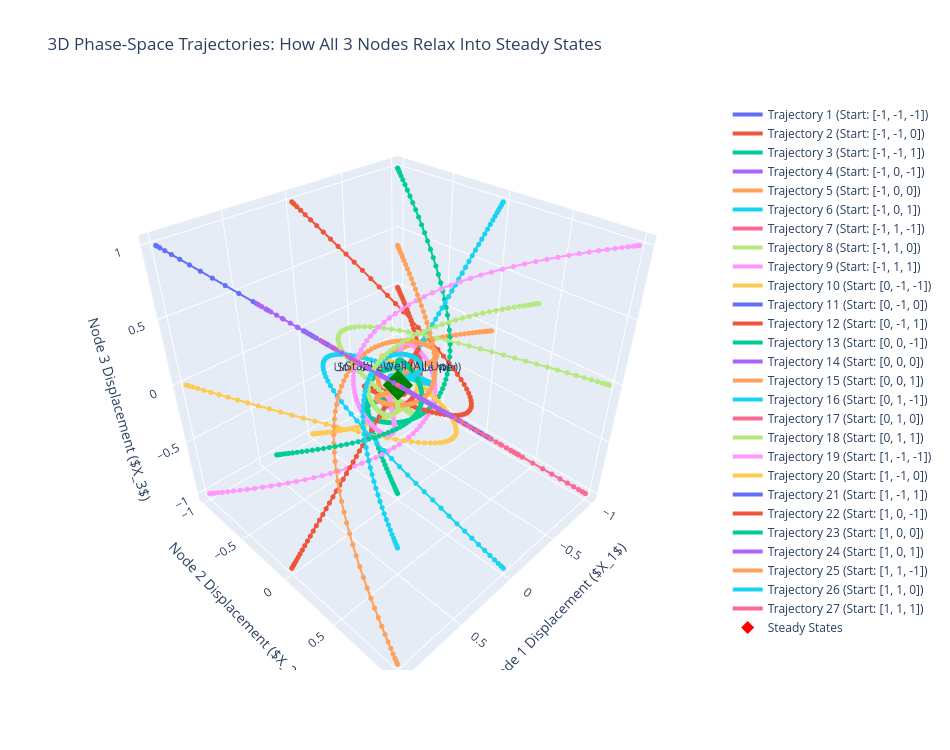

Source (notebook cell):
### Code cell
# All 6
def system_dynamics(T, Y, epsilons, kappa, zeta):
    X1, X2, X3, V1, V2, V3 = Y
    eps1, eps2, eps3 = epsilons

    dX1 = V1
    dX2 = V2
    dX3 = V3

    dV1 = (
        -2 * zeta * V1
        - 2 * (1 - (1 + eps1) / np.sqrt(1 + X1**2)) * X1
        - kappa * (X1 - X2)
    )
    dV2 = (
        -2 * zeta * V2
        - 2 * (1 - (1 + eps2) / np.sqrt(1 + X2**2)) * X2
        - kappa * (X2 - X1)
        - kappa * (X2 - X3)
    )
    dV3 = (
        -2 * zeta * V3
        - 2 * (1 - (1 + eps3) / np.sqrt(1 + X3**2)) * X3
        - kappa * (X3 - X2)
    )

    return [dX1, dX2, dX3, dV1, dV2, dV3]


epsilons = [0.1, 0.1, 0.1]
kappa = 1.0
kappa_wall = 0.0
zeta = 0.5

initial_guesses = []
for x in [-1, 0, 1]:
    for y in [-1, 0, 1]:
        for z in [-1, 0, 1]:
            initial_guesses.append([x, y, z])

fig = go.Figure()

T_span = (0, 15)
T_eval = np.linspace(0, 15, 300)

for idx, pos_guess in enumerate(initial_guesses):
    Y0 = pos_guess + [0.0, 0.0, 0.0]
    sol = solve_ivp(
        system_dynamics,
        T_span,
        Y0,
        args=(epsilons, kappa, zeta),
        t_eval=T_eval,
    )

    x1_path = sol.y[0]
    x2_path = sol.y[1]
    x3_path = sol.y[2]

    fig.add_trace(
        go.Scatter3d(
            x=x1_path,
            y=x2_path,
            z=x3_path,
            mode="lines+markers",
            marker=dict(size=3),
            line=dict(width=4),
            name=f"Trajectory {idx+1} (Start: {pos_guess})",
        )
    )

# Steady State point
# got to look x coord as one the y as one and z as one
steady_states_x = [-0.4583, 0.0, 0.4583]
steady_states_y = [-0.4583, 0.0, 0.4583]
steady_states_z = [-0.4583, 0.0, 0.4583]

fig.add_trace(
    go.Scatter3d(
        x=steady_states_x,
        y=steady_states_y,
        z=steady_states_z,
        mode="markers+text",
        marker=dict(size=10, color=["red", "black", "green"], symbol="diamond"),
        text=[
            "Stable Well (All Down)",
            "Unstable Peak (Center)",
            "Stable Well (All Up)",
        ],
        textposition="top center",
        name="Steady States",
    )
)

fig.update_layout(
    title=("3D Phase-Space Trajectories: How All 3 Nodes Relax Into Steady States"),
    scene=dict(
        xaxis_title="Node 1 Displacement ($X_1$)",
        yaxis_title="Node 2 Displacement ($X_2$)",
        zaxis_title="Node 3 Displacement ($X_3$)",
    ),
    width=950,
    height=750,
)

fig.show()

### Figure 1 — Plotly figure (JSON) as saved in the notebook; plotly's stock layout.template omitted (floating-point values rounded to 4 significant figures; data arrays with more than 128 entries replaced by an {"elided": "..."} marker saying what was removed)
{"data": [{"line": {"width": 4}, "marker": {"size": 3}, "mode": "lines+markers", "name": "Trajectory 1 (Start: [-1, -1, -1])", "type": "scatter3d", "x": {"elided": "300 float values"}, "y": {"elided": "300 float values"}, "z": {"elided": "300 float values"}}, {"line": {"width": 4}, "marker": {"size": 3}, "mode": "lines+markers", "name": "Trajectory 2 (Start: [-1, -1, 0])", "type": "scatter3d", "x": {"elided": "300 float values"}, "y": {"elided": "300 float values"}, "z": {"elided": "300 float values"}}, {"line": {"width": 4}, "marker": {"size": 3}, "mode": "lines+markers", "name": "Trajectory 3 (Start: [-1, -1, 1])", "type": "scatter3d", "x": {"elided": "300 float values"}, "y": {"elided": "300 float values"}, "z": {"elided": "300 float values"}}, {"line": {"width": 4}, "marker": {"size": 3}, "mode": "lines+markers", "name": "Trajectory 4 (Start: [-1, 0, -1])", "type": "scatter3d", "x": {"elided": "300 float values"}, "y": {"elided": "300 float values"}, "z": {"elided": "300 float values"}}, {"line": {"width": 4}, "marker": {"size": 3}, "mode": "lines+markers", "name": "Trajectory 5 (Start: [-1, 0, 0])", "type": "scatter3d", "x": {"elided": "300 float values"}, "y": {"elided": "300 float values"}, "z": {"elided": "300 float values"}}, {"line": {"width": 4}, "marker": {"size": 3}, "mode": "lines+markers", "name": "Trajectory 6 (Start: [-1, 0, 1])", "type": "scatter3d", "x": {"elided": "300 float values"}, "y": {"elided": "300 float values"}, "z": {"elided": "300 float values"}}, {"line": {"width": 4}, "marker": {"size": 3}, "mode": "lines+markers", "name": "Trajectory 7 (Start: [-1, 1, -1])", "type": "scatter3d", "x": {"elided": "300 float values"}, "y": {"elided": "300 float values"}, "z": {"elided": "300 float values"}}, {"line": {"width": 4}, "marker": {"size": 3}, "mode": "lines+markers", "name": "Trajectory 8 (Start: [-1, 1, 0])", "type": "scatter3d", "x": {"elided": "300 float values"}, "y": {"elided": "300 float values"}, "z": {"elided": "300 float values"}}, {"line": {"width": 4}, "marker": {"size": 3}, "mode": "lines+markers", "name": "Trajectory 9 (Start: [-1, 1, 1])", "type": "scatter3d", "x": {"elided": "300 float values"}, "y": {"elided": "300 float values"}, "z": {"elided": "300 float values"}}, {"line": {"width": 4}, "marker": {"size": 3}, "mode": "lines+markers", "name": "Trajectory 10 (Start: [0, -1, -1])", "type": "scatter3d", "x": {"elided": "300 float values"}, "y": {"elided": "300 float values"}, "z": {"elided": "300 float values"}}, {"line": {"width": 4}, "marker": {"size": 3}, "mode": "lines+markers", "name": "Trajectory 11 (Start: [0, -1, 0])", "type": "scatter3d", "x": {"elided": "300 float values"}, "y": {"elided": "300 float values"}, "z": {"elided": "300 float values"}}, {"line": {"width": 4}, "marker": {"size": 3}, "mode": "lines+markers", "name": "Trajectory 12 (Start: [0, -1, 1])", "type": "scatter3d", "x": {"elided": "300 float values"}, "y": {"elided": "300 float values"}, "z": {"elided": "300 float values"}}, {"line": {"width": 4}, "marker": {"size": 3}, "mode": "lines+markers", "name": "Trajectory 13 (Start: [0, 0, -1])", "type": "scatter3d", "x": {"elided": "300 float values"}, "y": {"elided": "300 float values"}, "z": {"elided": "300 float values"}}, {"line": {"width": 4}, "marker": {"size": 3}, "mode": "lines+markers", "name": "Trajectory 14 (Start: [0, 0, 0])", "type": "scatter3d", "x": {"elided": "300 float values"}, "y": {"elided": "300 float values"}, "z": {"elided": "300 float values"}}, {"line": {"width": 4}, "marker": {"size": 3}, "mode": "lines+markers", "name": "Trajectory 15 (Start: [0, 0, 1])", "type": "scatter3d", "x": {"elided": "300 float values"}, "y": {"elided": "300 float values"}, "z": {"elided": "300 float values"}}, {"line": {"width": 4}, "marker": {"size": 3}, "mode": "lines+markers", "name": "Trajectory 16 (Start: [0, 1, -1])", "type": "scatter3d", "x": {"elided": "300 float values"}, "y": {"elided": "300 float values"}, "z": {"elided": "300 float values"}}, {"line": {"width": 4}, "marker": {"size": 3}, "mode": "lines+markers", "name": "Trajectory 17 (Start: [0, 1, 0])", "type": "scatter3d", "x": {"elided": "300 float values"}, "y": {"elided": "300 float values"}, "z": {"elided": "300 float values"}}, {"line": {"width": 4}, "marker": {"size": 3}, "mode": "lines+markers", "name": "Trajectory 18 (Start: [0, 1, 1])", "type": "scatter3d", "x": {"elided": "300 float values"}, "y": {"elided": "300 float values"}, "z": {"elided": "300 float values"}}, {"line": {"width": 4}, "marker": {"size": 3}, "mode": "lines+markers", "name": "Trajectory 19 (Start: [1, -1, -1])", "type": "scatter3d", "x": {"elided": "300 float values"}, "y": {"elided": "300 float values"}, "z": {"elided": "300 float values"}}, {"line": {"width": 4}, "marker": {"size": 3}, "mode": "lines+markers", "name": "Trajectory 20 (Start: [1, -1, 0])", "type": "scatter3d", "x": {"elided": "300 float values"}, "y": {"elided": "300 float values"}, "z": {"elided": "300 float values"}}, {"line": {"width": 4}, "marker": {"size": 3}, "mode": "lines+markers", "name": "Trajectory 21 (Start: [1, -1, 1])", "type": "scatter3d", "x": {"elided": "300 float values"}, "y": {"elided": "300 float values"}, "z": {"elided": "300 float values"}}, {"line": {"width": 4}, "marker": {"size": 3}, "mode": "lines+markers", "name": "Trajectory 22 (Start: [1, 0, -1])", "type": "scatter3d", "x": {"elided": "300 float values"}, "y": {"elided": "300 float values"}, "z": {"elided": "300 float values"}}, {"line": {"width": 4}, "marker": {"size": 3}, "mode": "lines+markers", "name": "Trajectory 23 (Start: [1, 0, 0])", "type": "scatter3d", "x": {"elided": "300 float values"}, "y": {"elided": "300 float values"}, "z": {"elided": "300 float values"}}, {"line": {"width": 4}, "marker": {"size": 3}, "mode": "lines+markers", "name": "Trajectory 24 (Start: [1, 0, 1])", "type": "scatter3d", "x": {"elided": "300 float values"}, "y": {"elided": "300 float values"}, "z": {"elided": "300 float values"}}, {"line": {"width": 4}, "marker": {"size": 3}, "mode": "lines+markers", "name": "Trajectory 25 (Start: [1, 1, -1])", "type": "scatter3d", "x": {"elided": "300 float values"}, "y": {"elided": "300 float values"}, "z": {"elided": "300 float values"}}, {"line": {"width": 4}, "marker": {"size": 3}, "mode": "lines+markers", "name": "Trajectory 26 (Start: [1, 1, 0])", "type": "scatter3d", "x": {"elided": "300 float values"}, "y": {"elided": "300 float values"}, "z": {"elided": "300 float values"}}, {"line": {"width": 4}, "marker": {"size": 3}, "mode": "lines+markers", "name": "Trajectory 27 (Start: [1, 1, 1])", "type": "scatter3d", "x": {"elided": "300 float values"}, "y": {"elided": "300 float values"}, "z": {"elided": "300 float values"}}, {"marker": {"color": ["red", "black", "green"], "size": 10, "symbol": "diamond"}, "mode": "markers+text", "name": "Steady States", "text": ["Stable Well (All Down)", "Unstable Peak (Center)", "Stable Well (All Up)"], "textposition": "top center", "type": "scatter3d", "x": [-0.4583, 0, 0.4583], "y": [-0.4583, 0, 0.4583], "z": [-0.4583, 0, 0.4583]}], "layout": {"height": 750, "scene": {"xaxis": {"title": {"text": "Node 1 Displacement ($X_1$)"}}, "yaxis": {"title": {"text": "Node 2 Displacement ($X_2$)"}}, "zaxis": {"title": {"text": "Node 3 Displacement ($X_3$)"}}}, "title": {"text": "3D Phase-Space Trajectories: How All 3 Nodes Relax Into Steady States"}, "width": 950}}
